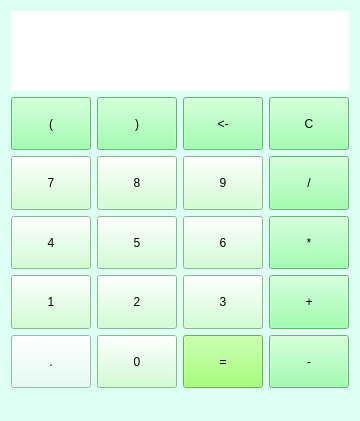
<?xml version="1.0" encoding="UTF-8"?>
<ui version="4.0">
 <class>MainWindow</class>
 <widget class="QMainWindow" name="MainWindow">
  <property name="geometry">
   <rect>
    <x>0</x>
    <y>0</y>
    <width>346</width>
    <height>421</height>
   </rect>
  </property>
  <property name="windowTitle">
   <string>Калькулятор</string>
  </property>
  <property name="windowOpacity">
   <double>1.000000000000000</double>
  </property>
  <property name="styleSheet">
   <string notr="true">background:url(fonjpg.jpg);
background-color: rgb(222, 255, 243);
</string>
  </property>
  <widget class="QWidget" name="centralWidget">
   <property name="sizePolicy">
    <sizepolicy hsizetype="Maximum" vsizetype="Maximum">
     <horstretch>0</horstretch>
     <verstretch>0</verstretch>
    </sizepolicy>
   </property>
   <layout class="QGridLayout" name="gridLayout">
    <item row="0" column="0">
     <widget class="QLabel" name="label">
      <property name="maximumSize">
       <size>
        <width>16777215</width>
        <height>80</height>
       </size>
      </property>
      <property name="font">
       <font>
        <family>Nirmala UI Semilight</family>
        <pointsize>14</pointsize>
       </font>
      </property>
      <property name="styleSheet">
       <string notr="true">background-color: rgb(255, 255, 255);</string>
      </property>
      <property name="text">
       <string/>
      </property>
     </widget>
    </item>
    <item row="1" column="0">
     <layout class="QHBoxLayout" name="horizontalLayout">
      <item>
       <layout class="QVBoxLayout" name="verticalLayout_5">
        <item>
         <widget class="QPushButton" name="pushs1">
          <property name="maximumSize">
           <size>
            <width>16777215</width>
            <height>100</height>
           </size>
          </property>
          <property name="styleSheet">
           <string notr="true">background-color: rgb(133, 255, 153);</string>
          </property>
          <property name="text">
           <string>(</string>
          </property>
         </widget>
        </item>
        <item>
         <widget class="QPushButton" name="push7">
          <property name="maximumSize">
           <size>
            <width>16777215</width>
            <height>100</height>
           </size>
          </property>
          <property name="styleSheet">
           <string notr="true">background-color: rgb(197, 255, 199);</string>
          </property>
          <property name="text">
           <string>7</string>
          </property>
         </widget>
        </item>
        <item>
         <widget class="QPushButton" name="push4">
          <property name="maximumSize">
           <size>
            <width>16777215</width>
            <height>100</height>
           </size>
          </property>
          <property name="styleSheet">
           <string notr="true">background-color: rgb(197, 255, 199);</string>
          </property>
          <property name="text">
           <string>4</string>
          </property>
         </widget>
        </item>
        <item>
         <widget class="QPushButton" name="push1">
          <property name="maximumSize">
           <size>
            <width>16777215</width>
            <height>100</height>
           </size>
          </property>
          <property name="styleSheet">
           <string notr="true">background-color: rgb(197, 255, 199);</string>
          </property>
          <property name="text">
           <string>1</string>
          </property>
         </widget>
        </item>
        <item>
         <widget class="QPushButton" name="pushdot">
          <property name="maximumSize">
           <size>
            <width>16777215</width>
            <height>100</height>
           </size>
          </property>
          <property name="text">
           <string>.</string>
          </property>
         </widget>
        </item>
       </layout>
      </item>
      <item>
       <layout class="QVBoxLayout" name="verticalLayout_2">
        <item>
         <widget class="QPushButton" name="pushs2">
          <property name="maximumSize">
           <size>
            <width>16777215</width>
            <height>100</height>
           </size>
          </property>
          <property name="styleSheet">
           <string notr="true">background-color: rgb(133, 255, 153);</string>
          </property>
          <property name="text">
           <string>)</string>
          </property>
         </widget>
        </item>
        <item>
         <widget class="QPushButton" name="push8">
          <property name="maximumSize">
           <size>
            <width>16777215</width>
            <height>100</height>
           </size>
          </property>
          <property name="styleSheet">
           <string notr="true">background-color: rgb(197, 255, 199);</string>
          </property>
          <property name="text">
           <string>8</string>
          </property>
         </widget>
        </item>
        <item>
         <widget class="QPushButton" name="push5">
          <property name="maximumSize">
           <size>
            <width>16777215</width>
            <height>100</height>
           </size>
          </property>
          <property name="styleSheet">
           <string notr="true">background-color: rgb(197, 255, 199);</string>
          </property>
          <property name="text">
           <string>5</string>
          </property>
         </widget>
        </item>
        <item>
         <widget class="QPushButton" name="push2">
          <property name="maximumSize">
           <size>
            <width>16777215</width>
            <height>100</height>
           </size>
          </property>
          <property name="styleSheet">
           <string notr="true">background-color: rgb(197, 255, 199);</string>
          </property>
          <property name="text">
           <string>2</string>
          </property>
         </widget>
        </item>
        <item>
         <widget class="QPushButton" name="push0">
          <property name="maximumSize">
           <size>
            <width>16777215</width>
            <height>100</height>
           </size>
          </property>
          <property name="styleSheet">
           <string notr="true">background-color: rgb(197, 255, 199);</string>
          </property>
          <property name="text">
           <string>0</string>
          </property>
         </widget>
        </item>
       </layout>
      </item>
      <item>
       <layout class="QVBoxLayout" name="verticalLayout_3">
        <item>
         <widget class="QPushButton" name="pushdel">
          <property name="maximumSize">
           <size>
            <width>16777215</width>
            <height>100</height>
           </size>
          </property>
          <property name="styleSheet">
           <string notr="true">background-color: rgb(133, 255, 153);
</string>
          </property>
          <property name="text">
           <string>&lt;-</string>
          </property>
         </widget>
        </item>
        <item>
         <widget class="QPushButton" name="push9">
          <property name="maximumSize">
           <size>
            <width>16777215</width>
            <height>100</height>
           </size>
          </property>
          <property name="styleSheet">
           <string notr="true">background-color: rgb(197, 255, 199);</string>
          </property>
          <property name="text">
           <string>9</string>
          </property>
         </widget>
        </item>
        <item>
         <widget class="QPushButton" name="push6">
          <property name="maximumSize">
           <size>
            <width>16777215</width>
            <height>100</height>
           </size>
          </property>
          <property name="styleSheet">
           <string notr="true">background-color: rgb(197, 255, 199);</string>
          </property>
          <property name="text">
           <string>6</string>
          </property>
         </widget>
        </item>
        <item>
         <widget class="QPushButton" name="push3">
          <property name="maximumSize">
           <size>
            <width>16777215</width>
            <height>100</height>
           </size>
          </property>
          <property name="styleSheet">
           <string notr="true">background-color: rgb(197, 255, 199);</string>
          </property>
          <property name="text">
           <string>3</string>
          </property>
         </widget>
        </item>
        <item>
         <widget class="QPushButton" name="pusheval">
          <property name="maximumSize">
           <size>
            <width>16777215</width>
            <height>100</height>
           </size>
          </property>
          <property name="styleSheet">
           <string notr="true">background-color: rgb(139, 255, 85);</string>
          </property>
          <property name="text">
           <string>=</string>
          </property>
         </widget>
        </item>
       </layout>
      </item>
      <item>
       <layout class="QVBoxLayout" name="verticalLayout_4">
        <item>
         <widget class="QPushButton" name="pushdelall">
          <property name="maximumSize">
           <size>
            <width>16777215</width>
            <height>100</height>
           </size>
          </property>
          <property name="styleSheet">
           <string notr="true">background-color: rgb(133, 255, 153);</string>
          </property>
          <property name="text">
           <string>С</string>
          </property>
         </widget>
        </item>
        <item>
         <widget class="QPushButton" name="pushdiv">
          <property name="maximumSize">
           <size>
            <width>16777215</width>
            <height>100</height>
           </size>
          </property>
          <property name="styleSheet">
           <string notr="true">background-color: rgb(133, 255, 153);</string>
          </property>
          <property name="text">
           <string>/</string>
          </property>
         </widget>
        </item>
        <item>
         <widget class="QPushButton" name="pushmul">
          <property name="maximumSize">
           <size>
            <width>16777215</width>
            <height>100</height>
           </size>
          </property>
          <property name="styleSheet">
           <string notr="true">background-color: rgb(133, 255, 153);</string>
          </property>
          <property name="text">
           <string>*</string>
          </property>
         </widget>
        </item>
        <item>
         <widget class="QPushButton" name="pushsum">
          <property name="maximumSize">
           <size>
            <width>16777215</width>
            <height>100</height>
           </size>
          </property>
          <property name="styleSheet">
           <string notr="true">background-color: rgb(133, 255, 153);</string>
          </property>
          <property name="text">
           <string>+</string>
          </property>
         </widget>
        </item>
        <item>
         <widget class="QPushButton" name="pushmin">
          <property name="maximumSize">
           <size>
            <width>16777215</width>
            <height>100</height>
           </size>
          </property>
          <property name="styleSheet">
           <string notr="true">background-color: rgb(133, 255, 153);</string>
          </property>
          <property name="text">
           <string>-</string>
          </property>
         </widget>
        </item>
       </layout>
      </item>
     </layout>
    </item>
   </layout>
  </widget>
  <widget class="QStatusBar" name="statusBar"/>
  <action name="actionExit">
   <property name="text">
    <string>Выйти</string>
   </property>
   <property name="shortcut">
    <string>Ctrl+Q</string>
   </property>
  </action>
  <action name="actionReset">
   <property name="text">
    <string>Обновить</string>
   </property>
   <property name="shortcut">
    <string>Ctrl+R</string>
   </property>
  </action>
 </widget>
 <layoutdefault spacing="6" margin="11"/>
 <resources/>
 <connections/>
</ui>
